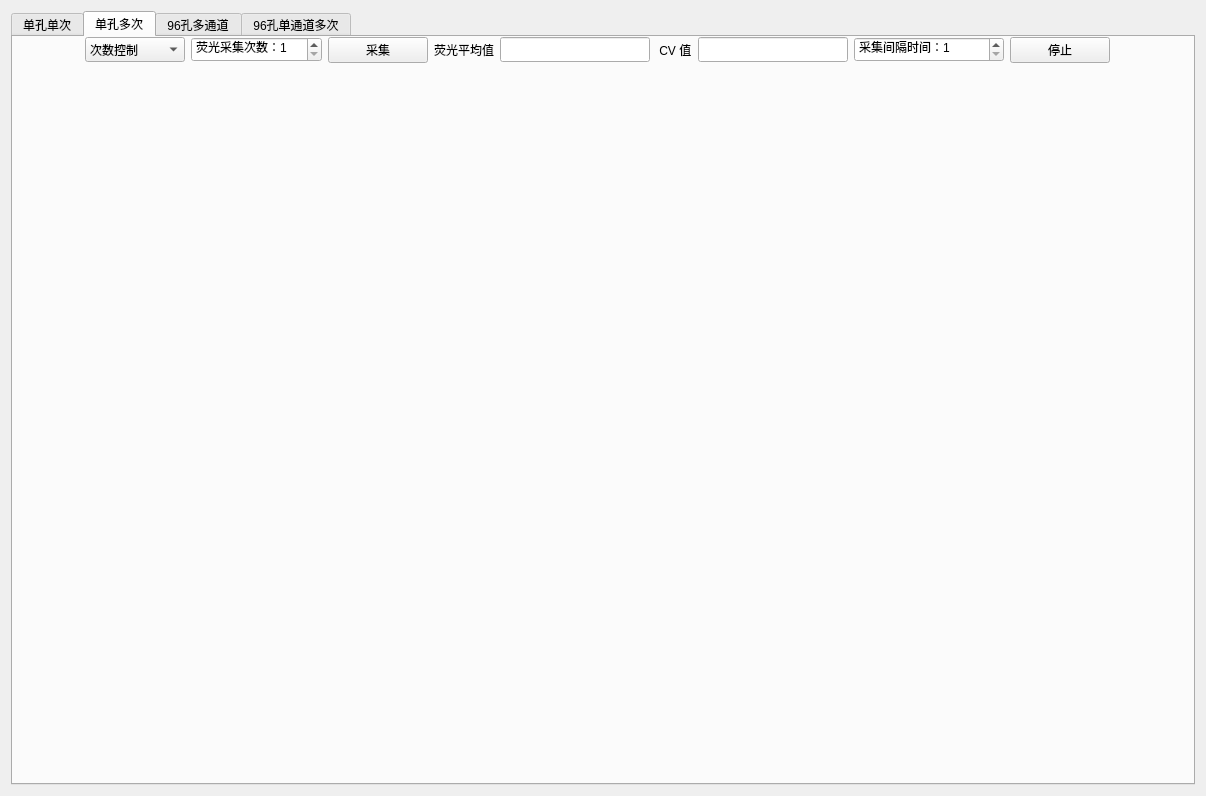
<?xml version="1.0" encoding="UTF-8"?>
<ui version="4.0">
 <class>Widget</class>
 <widget class="QWidget" name="Widget">
  <property name="geometry">
   <rect>
    <x>0</x>
    <y>0</y>
    <width>1206</width>
    <height>796</height>
   </rect>
  </property>
  <property name="windowTitle">
   <string>Widget</string>
  </property>
  <layout class="QGridLayout" name="gridLayout_2">
   <item row="0" column="0">
    <widget class="QTabWidget" name="tabWidget">
     <property name="currentIndex">
      <number>1</number>
     </property>
     <widget class="QWidget" name="tab">
      <attribute name="title">
       <string>单孔单次</string>
      </attribute>
      <layout class="QGridLayout" name="gridLayout">
       <property name="leftMargin">
        <number>0</number>
       </property>
       <property name="topMargin">
        <number>0</number>
       </property>
       <property name="rightMargin">
        <number>0</number>
       </property>
       <property name="bottomMargin">
        <number>0</number>
       </property>
       <item row="0" column="0">
        <layout class="QHBoxLayout" name="horizontalLayout">
         <item>
          <widget class="QLabel" name="label_6">
           <property name="text">
            <string>目标地址</string>
           </property>
          </widget>
         </item>
         <item>
          <widget class="QLineEdit" name="Led_DstMcID">
           <property name="minimumSize">
            <size>
             <width>0</width>
             <height>25</height>
            </size>
           </property>
          </widget>
         </item>
         <item>
          <spacer name="horizontalSpacer">
           <property name="orientation">
            <enum>Qt::Horizontal</enum>
           </property>
           <property name="sizeHint" stdset="0">
            <size>
             <width>40</width>
             <height>20</height>
            </size>
           </property>
          </spacer>
         </item>
         <item>
          <widget class="QPushButton" name="Btn_can_config">
           <property name="minimumSize">
            <size>
             <width>100</width>
             <height>25</height>
            </size>
           </property>
           <property name="text">
            <string>Can参数配置</string>
           </property>
          </widget>
         </item>
         <item>
          <spacer name="horizontalSpacer_2">
           <property name="orientation">
            <enum>Qt::Horizontal</enum>
           </property>
           <property name="sizeHint" stdset="0">
            <size>
             <width>40</width>
             <height>20</height>
            </size>
           </property>
          </spacer>
         </item>
         <item>
          <widget class="QPushButton" name="Btn_can_open">
           <property name="minimumSize">
            <size>
             <width>100</width>
             <height>25</height>
            </size>
           </property>
           <property name="text">
            <string>打开Can</string>
           </property>
          </widget>
         </item>
         <item>
          <spacer name="horizontalSpacer_3">
           <property name="orientation">
            <enum>Qt::Horizontal</enum>
           </property>
           <property name="sizeHint" stdset="0">
            <size>
             <width>40</width>
             <height>20</height>
            </size>
           </property>
          </spacer>
         </item>
         <item>
          <widget class="QPushButton" name="Btn_can_close">
           <property name="minimumSize">
            <size>
             <width>100</width>
             <height>25</height>
            </size>
           </property>
           <property name="text">
            <string>关闭Can</string>
           </property>
          </widget>
         </item>
        </layout>
       </item>
       <item row="1" column="0">
        <layout class="QHBoxLayout" name="horizontalLayout_2">
         <item>
          <widget class="QLabel" name="label_3">
           <property name="text">
            <string>Fun ID</string>
           </property>
          </widget>
         </item>
         <item>
          <widget class="QComboBox" name="Cbx_id">
           <property name="minimumSize">
            <size>
             <width>150</width>
             <height>25</height>
            </size>
           </property>
           <item>
            <property name="text">
             <string>开始采集荧光</string>
            </property>
           </item>
           <item>
            <property name="text">
             <string>报告荧光值</string>
            </property>
           </item>
           <item>
            <property name="text">
             <string>ADC数据上报</string>
            </property>
           </item>
           <item>
            <property name="text">
             <string>光强数据</string>
            </property>
           </item>
           <item>
            <property name="text">
             <string>模块参数配置</string>
            </property>
           </item>
           <item>
            <property name="text">
             <string>错误状态报告</string>
            </property>
           </item>
           <item>
            <property name="text">
             <string>连续采样次数</string>
            </property>
           </item>
           <item>
            <property name="text">
             <string>模块参数获取</string>
            </property>
           </item>
           <item>
            <property name="text">
             <string>采集单孔荧光值</string>
            </property>
           </item>
           <item>
            <property name="text">
             <string>设置数据上报类型</string>
            </property>
           </item>
          </widget>
         </item>
         <item>
          <widget class="QLabel" name="label_4">
           <property name="text">
            <string>模块参数配置</string>
           </property>
          </widget>
         </item>
         <item>
          <widget class="QComboBox" name="Cbx_mode_para">
           <property name="minimumSize">
            <size>
             <width>150</width>
             <height>25</height>
            </size>
           </property>
           <item>
            <property name="text">
             <string>LED光强</string>
            </property>
           </item>
           <item>
            <property name="text">
             <string>ADC速率</string>
            </property>
           </item>
           <item>
            <property name="text">
             <string>ADC采样次数</string>
            </property>
           </item>
           <item>
            <property name="text">
             <string>LED采集间隔</string>
            </property>
           </item>
           <item>
            <property name="text">
             <string>延时时间</string>
            </property>
           </item>
           <item>
            <property name="text">
             <string>设置通道</string>
            </property>
           </item>
           <item>
            <property name="text">
             <string>计算</string>
            </property>
           </item>
           <item>
            <property name="text">
             <string>软件版本</string>
            </property>
           </item>
           <item>
            <property name="text">
             <string>硬件版本</string>
            </property>
           </item>
           <item>
            <property name="text">
             <string>生产日期</string>
            </property>
           </item>
           <item>
            <property name="text">
             <string>LED光强数据数组</string>
            </property>
           </item>
          </widget>
         </item>
         <item>
          <widget class="QLabel" name="label_5">
           <property name="text">
            <string>数值</string>
           </property>
          </widget>
         </item>
         <item>
          <widget class="QLineEdit" name="Led_fluor_data">
           <property name="minimumSize">
            <size>
             <width>0</width>
             <height>25</height>
            </size>
           </property>
          </widget>
         </item>
         <item>
          <widget class="QPushButton" name="Btn_fluor_set_data">
           <property name="minimumSize">
            <size>
             <width>0</width>
             <height>25</height>
            </size>
           </property>
           <property name="text">
            <string>设置</string>
           </property>
          </widget>
         </item>
         <item>
          <widget class="QLabel" name="label_7">
           <property name="text">
            <string>当前荧光值</string>
           </property>
          </widget>
         </item>
         <item>
          <widget class="QLineEdit" name="Led_curr_fluor_data">
           <property name="minimumSize">
            <size>
             <width>0</width>
             <height>25</height>
            </size>
           </property>
          </widget>
         </item>
         <item>
          <widget class="QPushButton" name="Btn_coll_fluor">
           <property name="minimumSize">
            <size>
             <width>100</width>
             <height>25</height>
            </size>
           </property>
           <property name="text">
            <string>采集荧光</string>
           </property>
          </widget>
         </item>
         <item>
          <widget class="QCheckBox" name="checkBox">
           <property name="minimumSize">
            <size>
             <width>100</width>
             <height>25</height>
            </size>
           </property>
           <property name="text">
            <string>测试</string>
           </property>
          </widget>
         </item>
        </layout>
       </item>
       <item row="2" column="0">
        <widget class="QwtDriver" name="Wid_once_fluor_data" native="true">
         <property name="minimumSize">
          <size>
           <width>0</width>
           <height>650</height>
          </size>
         </property>
        </widget>
       </item>
      </layout>
     </widget>
     <widget class="QWidget" name="tab_3">
      <attribute name="title">
       <string>单孔多次</string>
      </attribute>
      <layout class="QGridLayout" name="gridLayout_3">
       <property name="leftMargin">
        <number>0</number>
       </property>
       <property name="topMargin">
        <number>0</number>
       </property>
       <property name="rightMargin">
        <number>0</number>
       </property>
       <property name="bottomMargin">
        <number>0</number>
       </property>
       <item row="1" column="0" colspan="13">
        <widget class="QwtDriver" name="Wid_repeat_fluor_data" native="true"/>
       </item>
       <item row="0" column="6">
        <widget class="QLabel" name="label_8">
         <property name="text">
          <string> CV 值</string>
         </property>
        </widget>
       </item>
       <item row="0" column="5">
        <widget class="QLineEdit" name="Led_aver">
         <property name="minimumSize">
          <size>
           <width>150</width>
           <height>25</height>
          </size>
         </property>
        </widget>
       </item>
       <item row="0" column="2">
        <widget class="QSpinBox" name="Spx_repeat_fluor">
         <property name="minimumSize">
          <size>
           <width>0</width>
           <height>25</height>
          </size>
         </property>
         <property name="prefix">
          <string>荧光采集次数：</string>
         </property>
         <property name="minimum">
          <number>1</number>
         </property>
         <property name="maximum">
          <number>999</number>
         </property>
        </widget>
       </item>
       <item row="0" column="4">
        <widget class="QLabel" name="label_2">
         <property name="text">
          <string>荧光平均值</string>
         </property>
        </widget>
       </item>
       <item row="0" column="1">
        <widget class="QComboBox" name="Cbx_control_mode">
         <property name="minimumSize">
          <size>
           <width>100</width>
           <height>25</height>
          </size>
         </property>
         <property name="styleSheet">
          <string notr="true"/>
         </property>
         <item>
          <property name="text">
           <string>次数控制</string>
          </property>
         </item>
         <item>
          <property name="text">
           <string>时间控制</string>
          </property>
         </item>
        </widget>
       </item>
       <item row="0" column="7">
        <widget class="QLineEdit" name="Led_cv">
         <property name="minimumSize">
          <size>
           <width>150</width>
           <height>25</height>
          </size>
         </property>
        </widget>
       </item>
       <item row="0" column="3">
        <widget class="QPushButton" name="Btn_repeat_fluor">
         <property name="minimumSize">
          <size>
           <width>100</width>
           <height>25</height>
          </size>
         </property>
         <property name="text">
          <string>采集</string>
         </property>
        </widget>
       </item>
       <item row="0" column="8">
        <widget class="QSpinBox" name="Spx_collection_time">
         <property name="minimumSize">
          <size>
           <width>150</width>
           <height>25</height>
          </size>
         </property>
         <property name="prefix">
          <string>采集间隔时间：</string>
         </property>
         <property name="minimum">
          <number>1</number>
         </property>
         <property name="maximum">
          <number>9999</number>
         </property>
         <property name="value">
          <number>1</number>
         </property>
        </widget>
       </item>
       <item row="0" column="10">
        <spacer name="horizontalSpacer_5">
         <property name="orientation">
          <enum>Qt::Horizontal</enum>
         </property>
         <property name="sizeHint" stdset="0">
          <size>
           <width>40</width>
           <height>20</height>
          </size>
         </property>
        </spacer>
       </item>
       <item row="0" column="0">
        <spacer name="horizontalSpacer_4">
         <property name="orientation">
          <enum>Qt::Horizontal</enum>
         </property>
         <property name="sizeHint" stdset="0">
          <size>
           <width>40</width>
           <height>20</height>
          </size>
         </property>
        </spacer>
       </item>
       <item row="0" column="9">
        <widget class="QPushButton" name="Btn_collection_stop">
         <property name="minimumSize">
          <size>
           <width>100</width>
           <height>25</height>
          </size>
         </property>
         <property name="text">
          <string>停止</string>
         </property>
        </widget>
       </item>
      </layout>
     </widget>
     <widget class="QWidget" name="tab_4">
      <attribute name="title">
       <string>96孔多通道</string>
      </attribute>
      <layout class="QGridLayout" name="gridLayout_4">
       <property name="leftMargin">
        <number>0</number>
       </property>
       <property name="topMargin">
        <number>0</number>
       </property>
       <property name="rightMargin">
        <number>0</number>
       </property>
       <property name="bottomMargin">
        <number>0</number>
       </property>
       <item row="0" column="0">
        <spacer name="horizontalSpacer_6">
         <property name="orientation">
          <enum>Qt::Horizontal</enum>
         </property>
         <property name="sizeHint" stdset="0">
          <size>
           <width>532</width>
           <height>20</height>
          </size>
         </property>
        </spacer>
       </item>
       <item row="0" column="1">
        <widget class="QPushButton" name="Btn_hole96_fluor">
         <property name="minimumSize">
          <size>
           <width>100</width>
           <height>25</height>
          </size>
         </property>
         <property name="text">
          <string>开始采集</string>
         </property>
        </widget>
       </item>
       <item row="0" column="2">
        <spacer name="horizontalSpacer_7">
         <property name="orientation">
          <enum>Qt::Horizontal</enum>
         </property>
         <property name="sizeHint" stdset="0">
          <size>
           <width>532</width>
           <height>20</height>
          </size>
         </property>
        </spacer>
       </item>
       <item row="1" column="0" colspan="3">
        <widget class="QwtDriver" name="Wid_96pass_fluor_data" native="true"/>
       </item>
      </layout>
     </widget>
     <widget class="QWidget" name="tab_2">
      <attribute name="title">
       <string>96孔单通道多次</string>
      </attribute>
      <layout class="QGridLayout" name="gridLayout_5">
       <item row="0" column="4">
        <widget class="QSpinBox" name="Spx_number96">
         <property name="minimumSize">
          <size>
           <width>100</width>
           <height>25</height>
          </size>
         </property>
         <property name="prefix">
          <string>荧光采集次数：</string>
         </property>
         <property name="minimum">
          <number>1</number>
         </property>
         <property name="maximum">
          <number>999</number>
         </property>
         <property name="value">
          <number>1</number>
         </property>
        </widget>
       </item>
       <item row="1" column="0" colspan="10">
        <widget class="QwtDriver" name="Wid_96number_fluor_data" native="true"/>
       </item>
       <item row="0" column="2">
        <widget class="QComboBox" name="Cbx_pass_select">
         <property name="minimumSize">
          <size>
           <width>100</width>
           <height>25</height>
          </size>
         </property>
         <item>
          <property name="text">
           <string>FAM</string>
          </property>
         </item>
         <item>
          <property name="text">
           <string>HEX</string>
          </property>
         </item>
         <item>
          <property name="text">
           <string>ROX</string>
          </property>
         </item>
         <item>
          <property name="text">
           <string>Cy5</string>
          </property>
         </item>
        </widget>
       </item>
       <item row="0" column="0">
        <spacer name="horizontalSpacer_8">
         <property name="orientation">
          <enum>Qt::Horizontal</enum>
         </property>
         <property name="sizeHint" stdset="0">
          <size>
           <width>257</width>
           <height>20</height>
          </size>
         </property>
        </spacer>
       </item>
       <item row="0" column="9">
        <spacer name="horizontalSpacer_9">
         <property name="orientation">
          <enum>Qt::Horizontal</enum>
         </property>
         <property name="sizeHint" stdset="0">
          <size>
           <width>257</width>
           <height>20</height>
          </size>
         </property>
        </spacer>
       </item>
       <item row="0" column="7">
        <widget class="QCheckBox" name="Ckb_fluor_check">
         <property name="minimumSize">
          <size>
           <width>0</width>
           <height>25</height>
          </size>
         </property>
         <property name="text">
          <string>荧光</string>
         </property>
        </widget>
       </item>
       <item row="0" column="6">
        <spacer name="horizontalSpacer_11">
         <property name="orientation">
          <enum>Qt::Horizontal</enum>
         </property>
         <property name="sizeHint" stdset="0">
          <size>
           <width>40</width>
           <height>20</height>
          </size>
         </property>
        </spacer>
       </item>
       <item row="0" column="8">
        <widget class="QCheckBox" name="Ckb_led_check">
         <property name="minimumSize">
          <size>
           <width>0</width>
           <height>25</height>
          </size>
         </property>
         <property name="text">
          <string>光强</string>
         </property>
        </widget>
       </item>
       <item row="0" column="1">
        <widget class="QLabel" name="label">
         <property name="text">
          <string>荧光通道</string>
         </property>
        </widget>
       </item>
       <item row="0" column="5">
        <widget class="QPushButton" name="Btn_fluor_get_96number">
         <property name="minimumSize">
          <size>
           <width>100</width>
           <height>25</height>
          </size>
         </property>
         <property name="text">
          <string>开始采集</string>
         </property>
        </widget>
       </item>
      </layout>
     </widget>
    </widget>
   </item>
  </layout>
 </widget>
 <layoutdefault spacing="6" margin="11"/>
 <customwidgets>
  <customwidget>
   <class>QwtDriver</class>
   <extends>QWidget</extends>
   <header>qwtdriver.h</header>
   <container>1</container>
  </customwidget>
 </customwidgets>
 <resources/>
 <connections/>
</ui>
